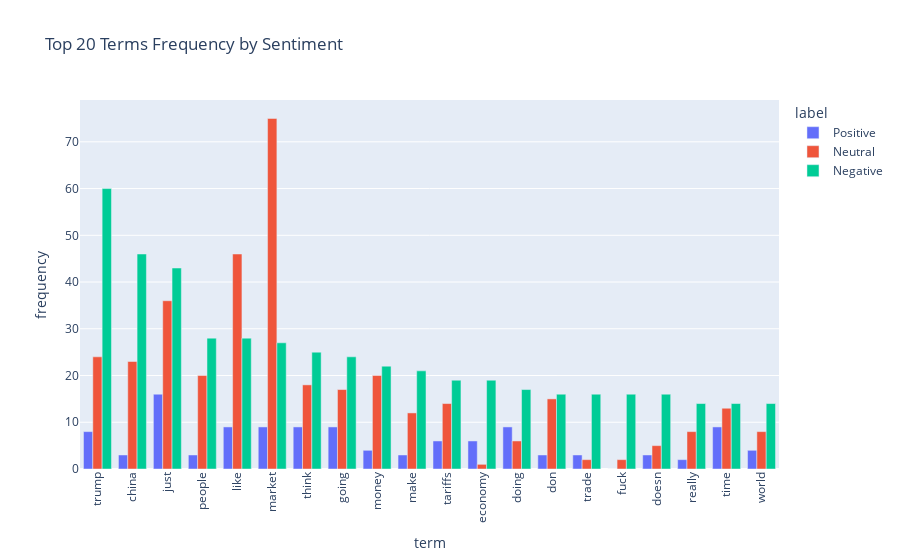

Notebook code for this chart:
### Markdown cell above
### Figure 2

### Code cell
# 取前20最常出現的詞（全體文章）

top_n = 20

""" 前面做過了
#terms = count_vect.get_feature_names_out()
#freqs = np.asarray(df_counts.sum(axis=0))[0]
#df_terms = pd.DataFrame({"term": terms, "frequency": freqs})
"""
df_top = df_terms.sort_values("frequency", ascending=False).head(top_n)

top_terms = df_top["term"].tolist() 

# === 新增部分：計算每個 label 的詞頻 ===
vect = CountVectorizer(stop_words="english", vocabulary=top_terms)

pos_counts = vect.fit_transform(stock_df[stock_df["label"]==1.0]["text"])
neu_counts = vect.fit_transform(stock_df[stock_df["label"]==0.0]["text"])
neg_counts = vect.fit_transform(stock_df[stock_df["label"]==-1.0]["text"])

df_plot = pd.DataFrame({
    "term": np.tile(top_terms, 3),
    "frequency": np.concatenate([
        np.asarray(pos_counts.sum(axis=0)).ravel(),
        np.asarray(neu_counts.sum(axis=0)).ravel(),
        np.asarray(neg_counts.sum(axis=0)).ravel()
    ]),
    "label": (["Positive"]*top_n + ["Neutral"]*top_n + ["Negative"]*top_n)
})

# 畫圖
fig = px.bar(df_plot, 
             x="term", y="frequency", color="label", 
             barmode="group",
             title=f"Top {top_n} Terms Frequency by Sentiment")
fig.update_layout(xaxis_tickangle=-90)
fig.show()

### Figure 1 — Plotly figure (JSON) as saved in the notebook; plotly's stock layout.template omitted (floating-point values rounded to 4 significant figures)
{"data": [{"alignmentgroup": "True", "hovertemplate": "label=Positive<br>term=%{x}<br>frequency=%{y}<extra></extra>", "legendgroup": "Positive", "marker": {"color": "#636efa", "pattern": {"shape": ""}}, "name": "Positive", "offsetgroup": "Positive", "orientation": "v", "showlegend": true, "textposition": "auto", "type": "bar", "x": ["trump", "china", "just", "people", "like", "market", "think", "going", "money", "make", "tariffs", "economy", "doing", "don", "trade", "fuck", "doesn", "really", "time", "world"], "xaxis": "x", "y": [8, 3, 16, 3, 9, 9, 9, 9, 4, 3, 6, 6, 9, 3, 3, 0, 3, 2, 9, 4], "yaxis": "y"}, {"alignmentgroup": "True", "hovertemplate": "label=Neutral<br>term=%{x}<br>frequency=%{y}<extra></extra>", "legendgroup": "Neutral", "marker": {"color": "#EF553B", "pattern": {"shape": ""}}, "name": "Neutral", "offsetgroup": "Neutral", "orientation": "v", "showlegend": true, "textposition": "auto", "type": "bar", "x": ["trump", "china", "just", "people", "like", "market", "think", "going", "money", "make", "tariffs", "economy", "doing", "don", "trade", "fuck", "doesn", "really", "time", "world"], "xaxis": "x", "y": [24, 23, 36, 20, 46, 75, 18, 17, 20, 12, 14, 1, 6, 15, 2, 2, 5, 8, 13, 8], "yaxis": "y"}, {"alignmentgroup": "True", "hovertemplate": "label=Negative<br>term=%{x}<br>frequency=%{y}<extra></extra>", "legendgroup": "Negative", "marker": {"color": "#00cc96", "pattern": {"shape": ""}}, "name": "Negative", "offsetgroup": "Negative", "orientation": "v", "showlegend": true, "textposition": "auto", "type": "bar", "x": ["trump", "china", "just", "people", "like", "market", "think", "going", "money", "make", "tariffs", "economy", "doing", "don", "trade", "fuck", "doesn", "really", "time", "world"], "xaxis": "x", "y": [60, 46, 43, 28, 28, 27, 25, 24, 22, 21, 19, 19, 17, 16, 16, 16, 16, 14, 14, 14], "yaxis": "y"}], "layout": {"barmode": "group", "legend": {"title": {"text": "label"}, "tracegroupgap": 0}, "title": {"text": "Top 20 Terms Frequency by Sentiment"}, "xaxis": {"anchor": "y", "domain": [0, 1], "tickangle": -90, "title": {"text": "term"}}, "yaxis": {"anchor": "x", "domain": [0, 1], "title": {"text": "frequency"}}}}
